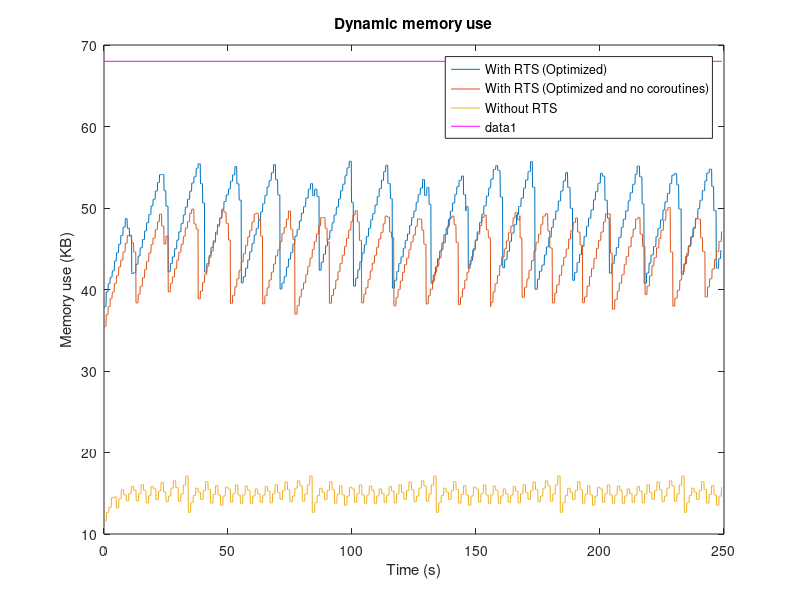

This figure's MATLAB source:
figure('Name', 'dynamic_memory_use_second')
hold off
file2 = fopen('mem_nostm_opt.txt', 'r');
file3 = fopen('mem_stm_opt.txt', 'r');
file4 = fopen('mem_no_corout.txt', 'r');
data2 = fscanf(file2, '%f');
data3 = fscanf(file3, '%f');
data4 = fscanf(file4, '%f');

dt = 0.1;
t = [0:2490]*dt;

data2 = data2(1:length(t));
data3 = data3(1:length(t));
data4 = data4(1:length(t));

plot(t, data3, t, data4, t, data2)
title('Dynamic memory use')
legend('With RTS (Optimized)', 'With RTS (Optimized and no coroutines)', 'Without RTS')
xlabel('Time (s)'), ylabel('Memory use (KB)')
line([0 length(t)*dt], [68, 68], 'Color', 'm')

fclose(file2);
fclose(file3);
fclose(file4);

% values: task_size: 500, no_measurements = 10, task_repeats = 20, run_time
% = 300000ms

avg_nostm = mean(data2);
avg_stm_opt = mean(data3);
avg_no_corout = mean(data4);
averages = [avg_nostm, avg_stm_opt, avg_no_corout]

[max_nostm, i_nostm] = max(data2);
[max_stm_opt, i_stm_opt] = max(data3);
[max_no_corout, i_no_corout] = max(data4);

maxes = [max_nostm, max_stm_opt, max_no_corout]

index_nostm = i_nostm*dt;
index_stm_opt = i_stm_opt*dt;
index_no_corout = i_no_corout*dt;
indices = [index_nostm, index_stm_opt, index_no_corout]